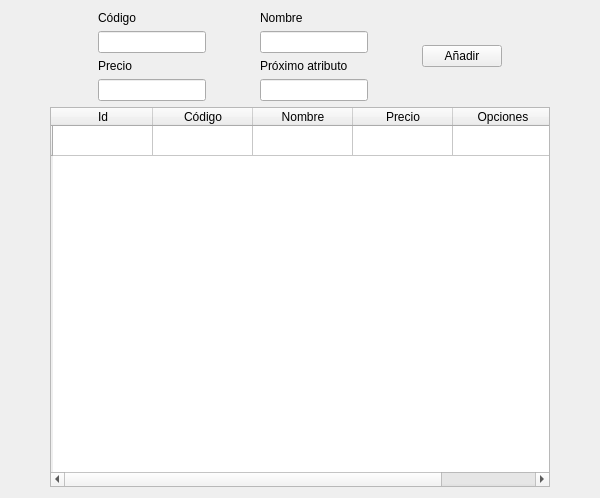
<?xml version="1.0" encoding="UTF-8"?>
<ui version="4.0">
 <class>productosForm</class>
 <widget class="QWidget" name="productosForm">
  <property name="geometry">
   <rect>
    <x>0</x>
    <y>0</y>
    <width>600</width>
    <height>498</height>
   </rect>
  </property>
  <property name="sizePolicy">
   <sizepolicy hsizetype="Minimum" vsizetype="Preferred">
    <horstretch>0</horstretch>
    <verstretch>0</verstretch>
   </sizepolicy>
  </property>
  <property name="minimumSize">
   <size>
    <width>600</width>
    <height>0</height>
   </size>
  </property>
  <property name="maximumSize">
   <size>
    <width>600</width>
    <height>16777215</height>
   </size>
  </property>
  <property name="windowTitle">
   <string>Productos</string>
  </property>
  <layout class="QGridLayout" name="gridLayout">
   <item row="0" column="0">
    <layout class="QHBoxLayout" name="horizontalLayout">
     <item>
      <layout class="QVBoxLayout" name="verticalLayout_2">
       <item>
        <widget class="QLabel" name="label">
         <property name="sizePolicy">
          <sizepolicy hsizetype="Minimum" vsizetype="Maximum">
           <horstretch>0</horstretch>
           <verstretch>0</verstretch>
          </sizepolicy>
         </property>
         <property name="text">
          <string>Código</string>
         </property>
        </widget>
       </item>
       <item>
        <widget class="QLineEdit" name="lineEdit_Codigo">
         <property name="sizePolicy">
          <sizepolicy hsizetype="Maximum" vsizetype="Maximum">
           <horstretch>0</horstretch>
           <verstretch>0</verstretch>
          </sizepolicy>
         </property>
        </widget>
       </item>
       <item>
        <widget class="QLabel" name="label_3">
         <property name="text">
          <string>Precio</string>
         </property>
        </widget>
       </item>
       <item>
        <widget class="QLineEdit" name="lineEdit_Precio">
         <property name="sizePolicy">
          <sizepolicy hsizetype="Maximum" vsizetype="Maximum">
           <horstretch>0</horstretch>
           <verstretch>0</verstretch>
          </sizepolicy>
         </property>
        </widget>
       </item>
      </layout>
     </item>
     <item>
      <layout class="QVBoxLayout" name="verticalLayout_3">
       <item>
        <widget class="QLabel" name="label_2">
         <property name="sizePolicy">
          <sizepolicy hsizetype="Minimum" vsizetype="Preferred">
           <horstretch>0</horstretch>
           <verstretch>0</verstretch>
          </sizepolicy>
         </property>
         <property name="text">
          <string>Nombre</string>
         </property>
        </widget>
       </item>
       <item>
        <widget class="QLineEdit" name="lineEdit_Nombre">
         <property name="sizePolicy">
          <sizepolicy hsizetype="Maximum" vsizetype="Fixed">
           <horstretch>0</horstretch>
           <verstretch>0</verstretch>
          </sizepolicy>
         </property>
        </widget>
       </item>
       <item>
        <widget class="QLabel" name="label_4">
         <property name="text">
          <string>Próximo atributo</string>
         </property>
        </widget>
       </item>
       <item>
        <widget class="QLineEdit" name="lineEdit_proximo">
         <property name="sizePolicy">
          <sizepolicy hsizetype="Maximum" vsizetype="Fixed">
           <horstretch>0</horstretch>
           <verstretch>0</verstretch>
          </sizepolicy>
         </property>
        </widget>
       </item>
      </layout>
     </item>
     <item>
      <layout class="QVBoxLayout" name="verticalLayout">
       <item>
        <widget class="QPushButton" name="btnAdd">
         <property name="sizePolicy">
          <sizepolicy hsizetype="Fixed" vsizetype="Fixed">
           <horstretch>0</horstretch>
           <verstretch>0</verstretch>
          </sizepolicy>
         </property>
         <property name="text">
          <string>Añadir</string>
         </property>
        </widget>
       </item>
      </layout>
     </item>
    </layout>
   </item>
   <item row="1" column="0" alignment="Qt::AlignHCenter">
    <widget class="QTableWidget" name="tableWidget">
     <property name="sizePolicy">
      <sizepolicy hsizetype="Maximum" vsizetype="Minimum">
       <horstretch>0</horstretch>
       <verstretch>0</verstretch>
      </sizepolicy>
     </property>
     <property name="minimumSize">
      <size>
       <width>500</width>
       <height>0</height>
      </size>
     </property>
     <property name="maximumSize">
      <size>
       <width>16777215</width>
       <height>16777215</height>
      </size>
     </property>
     <property name="styleSheet">
      <string notr="true"/>
     </property>
     <row>
      <property name="text">
       <string/>
      </property>
     </row>
     <column>
      <property name="text">
       <string>Id</string>
      </property>
      <property name="whatsThis">
       <string/>
      </property>
      <property name="textAlignment">
       <set>AlignCenter</set>
      </property>
     </column>
     <column>
      <property name="text">
       <string>Código</string>
      </property>
     </column>
     <column>
      <property name="text">
       <string>Nombre</string>
      </property>
     </column>
     <column>
      <property name="text">
       <string>Precio</string>
      </property>
     </column>
     <column>
      <property name="text">
       <string>Opciones</string>
      </property>
     </column>
     <item row="0" column="1">
      <property name="text">
       <string/>
      </property>
      <property name="textAlignment">
       <set>AlignCenter</set>
      </property>
     </item>
     <item row="0" column="2">
      <property name="text">
       <string/>
      </property>
     </item>
    </widget>
   </item>
  </layout>
 </widget>
 <resources/>
 <connections/>
</ui>
